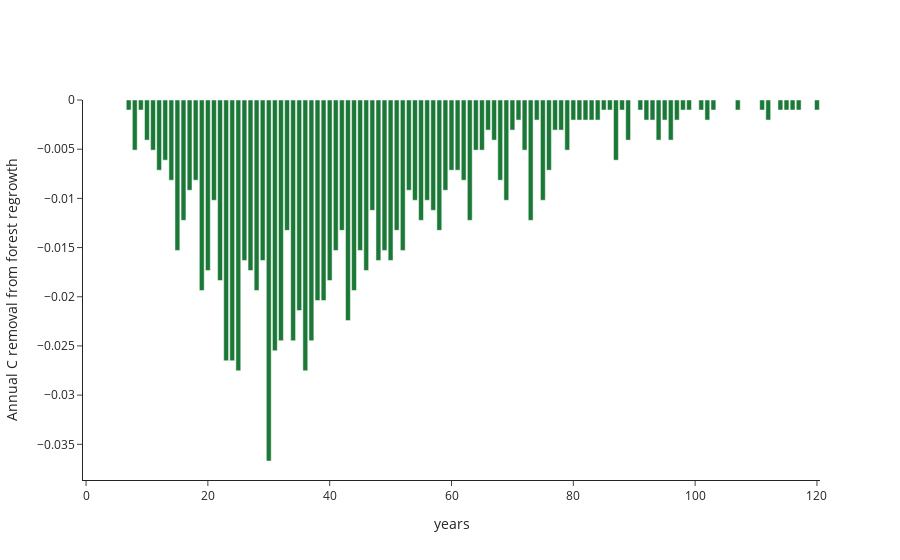

This figure's notebook cell:
### Code cell
forest_regrowth.plot_pdf()
